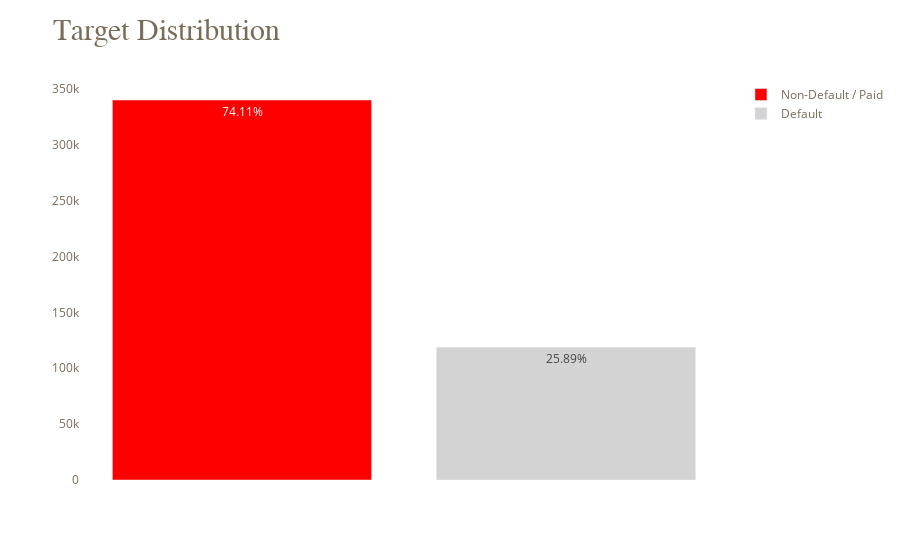

The cell this chart's notebook holds for it:
### Markdown cell above
### __Target Variable Analysis__
* Plot the distribution of the target variable (pie chart or bar chart since it's binary).
* Calculate the base rate (i.e., what percentage of clients default).

### Code cell
# Count occurences of each target value
target_counts = train['Target'].value_counts()
total_counts = len(train)

# Calculate percentages
percentages = (target_counts / total_counts * 100).round(2)

# Create the bar plot
fig =go.Figure()

# Add bar plot for target distribution
# Customizing the legend entries using the 'name' attr
fig.add_trace(go.Bar(
    x=['0'],
    y=[target_counts[0]],
    text=f'{percentages[0]}%',
    textposition='auto',
    marker_color='red',
    name='Non-Default / Paid'
))

fig.add_trace(go.Bar(
    x=['1'],
    y=[target_counts[1]],
    text=f'{percentages[1]}%',
    textposition='auto',
    marker_color='lightgrey',
    name='Default'
))

large_title_format = "<span style = 'font-size:30px; font-family:Times New Roman'> Target Distribution</span>"
small_title_format = "<b><span style = 'font-size:14px; font-family:Helvetica'></b></span>"

layout = dict(
    title = large_title_format + small_title_format,
    font = dict(color = '#7B6B59'),
    xaxis = dict(showticklabels =False),
    margin = dict(t=80, pad=0),
    plot_bgcolor = '#fff'
)
fig['layout'].update(layout)

fig.show()

### Figure 1 — Plotly figure (JSON) as saved in the notebook; plotly's stock layout.template omitted (floating-point values rounded to 4 significant figures)
{"data": [{"marker": {"color": "red"}, "name": "Non-Default / Paid", "text": "74.11%", "textposition": "auto", "type": "bar", "x": ["0"], "y": [340085]}, {"marker": {"color": "lightgrey"}, "name": "Default", "text": "25.89%", "textposition": "auto", "type": "bar", "x": ["1"], "y": [118828]}], "layout": {"font": {"color": "#7B6B59"}, "margin": {"pad": 0, "t": 80}, "plot_bgcolor": "#fff", "title": {"text": "<span style = 'font-size:30px; font-family:Times New Roman'> Target Distribution</span><b><span style = 'font-size:14px; font-family:Helvetica'></b></span>"}, "xaxis": {"showticklabels": false}}}
